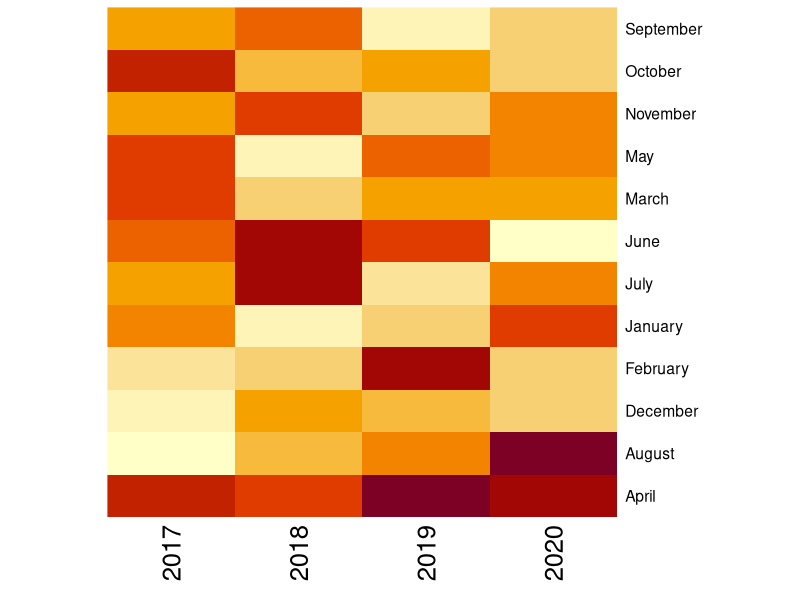
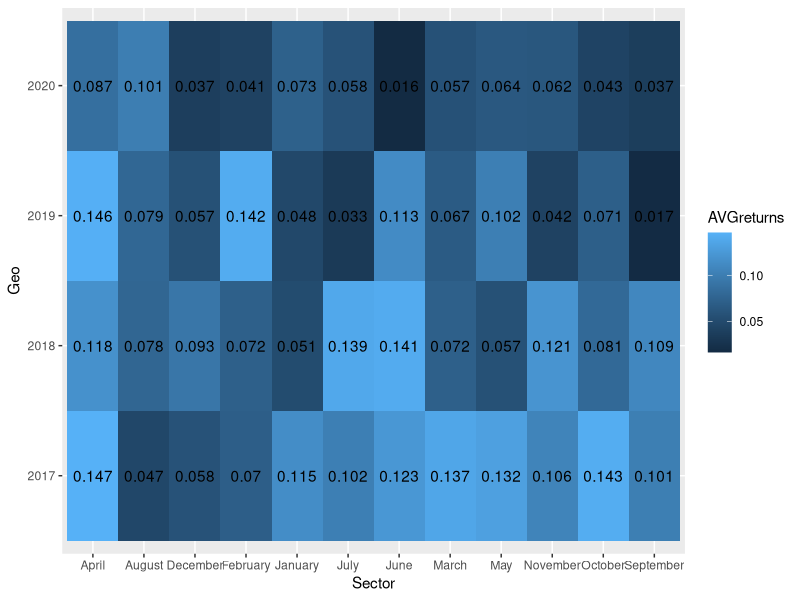

Source code (R) for these figures, in order:
# Heatmap template
# If tidyverse is not yet installed, you may do so like such: > install.packages('tidyverse')
library(tidyverse)

# Some sector and geographies for illustration
sector <- c("January","February", "March", "April", "May", "June","July","August","September","October","November","December")
geography <- c("2017", "2018", "2019", "2020")
# Simulate market returns based on a random normal distribution, with a mean return of 8% and volatility (standard deviation) 15%
returns <- data.frame(Returns = round(rnorm(n = 1000, mean = 0.08, sd = 0.15), 2)) 

mydata <- cbind(Sector = sample(sector, 1000, replace = T), Geo = sample(geography, 1000, replace = T), returns)

head(mydata, 10)

# Let's take a simple average across sector + geographies
myAvgRet <- mydata %>%
  group_by(Sector, Geo) %>%
  summarise(AVGreturns = mean(Returns))

# Summarised data in long-form
myAvgRet

# Convert to wide-form and move Sector names to rownames so that we can get a numeric matrix

myAvgRet.mat <- myAvgRet %>%
  # Convert long-form to wide-form
  spread(key = Geo, value = AVGreturns) %>%
  as.data.frame %>%
  # Extract column 'Sector' and use it to name rows. 
  # This is necessary so the final output is a numeric matrix, the input which the heatmap function takes
  column_to_rownames(var = "Sector") %>%
  as.matrix

# The matrix looks already like how we want to visualise it
myAvgRet.mat

str(myAvgRet.mat)

plot1 <- heatmap(myAvgRet.mat, Colv = NA, Rowv = NA, scale = "column")

ggplot(myAvgRet, aes(x = Sector, Geo)) +
  geom_tile(aes(fill = AVGreturns)) +
  geom_text(aes(label = round(AVGreturns, 3)))
